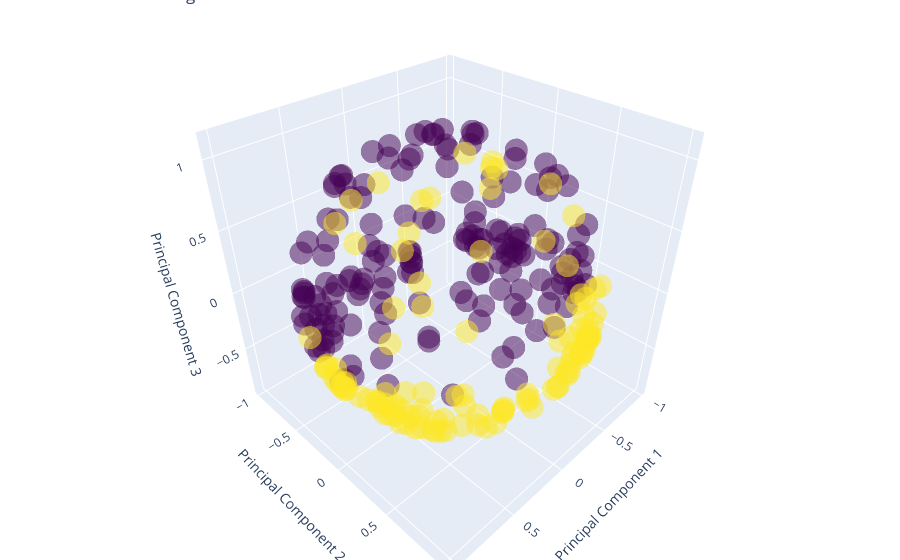

Notebook source saved alongside this figure:
### Code cell
interactive_visualization(x, cluster_labels)

### Figure 1 — Plotly figure (JSON) as saved in the notebook; plotly's stock layout.template omitted (floating-point values rounded to 4 significant figures; data arrays with more than 128 entries replaced by an {"elided": "..."} marker saying what was removed)
{"data": [{"marker": {"color": {"elided": "282 int values"}, "colorscale": [[0, "#440154"], [0.1111, "#482878"], [0.2222, "#3e4989"], [0.3333, "#31688e"], [0.4444, "#26828e"], [0.5556, "#1f9e89"], [0.6667, "#35b779"], [0.7778, "#6ece58"], [0.8889, "#b5de2b"], [1, "#fde725"]], "opacity": 0.5}, "mode": "markers", "text": "Cluster Labels", "type": "scatter3d", "x": {"elided": "282 float values"}, "y": {"elided": "282 float values"}, "z": {"elided": "282 float values"}}], "layout": {"margin": {"b": 0, "l": 0, "r": 0, "t": 0}, "scene": {"xaxis": {"title": {"text": "Principal Component 1"}}, "yaxis": {"title": {"text": "Principal Component 2"}}, "zaxis": {"title": {"text": "Principal Component 3"}}}, "title": {"text": "DBSCAN Clustering 3D Visualization"}}}
